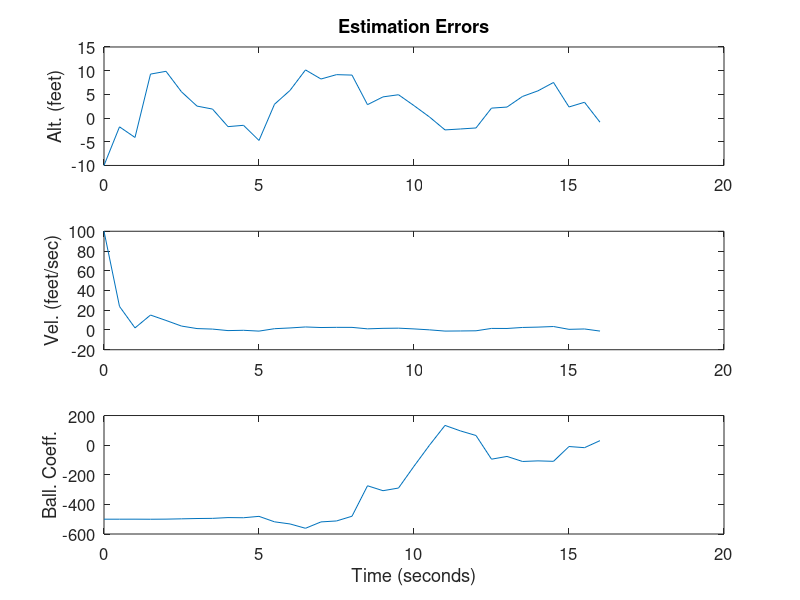
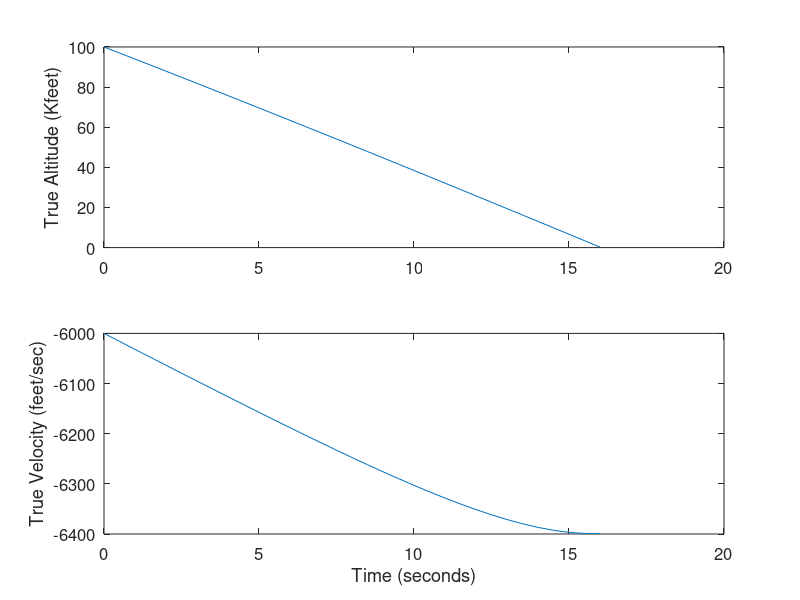

MATLAB code to generate these figures, in order:
function [AltErr, VelErr, BallErr] = HybridBody(T)

% Hybrid extended Kalman filter example
% Track a body falling through the atmosphere
% Input: 
%   T = measurement sample period
% Outputs:
%   AltErr = RMS altitude estimation error
%   VelErr = RMS velocity estimation error
%   BallErr = RMS ballistic coefficient estimation error

rho0 = 0.0034; % lb-sec^2/ft^4
g = 32.2; % ft/sec^2
k = 22000; % ft
R = 100; % measurement variance (ft^2)
x = [100000; -6000; 2000]; % initial state
xhat = [100010; -6100; 2500]; % initial state estimate
H = [1 0 0]; % measurement matrix
P = [500 0 0; 0 20000 0; 0 0 250000];
tf = 16; % simulation length
dt = 0.0004;
if ~exist('T', 'var')
    T = 0.5; % measurement time step
end
N = round(tf / T);
xArray = zeros(3, N+1);
xArray(:, 1) = x;
xhatArray = zeros(3, N+1);
xhatArray(:, 1) = xhat;
index = 1; % loop index
for t = T : T : tf
   % Simulate the system
   for tau = dt : dt : T
      xdot(1,1) = x(2);
      xdot(2,1) = rho0 * exp(-x(1)/k) * x(2)^2 / 2 / x(3) - g;
      xdot(3,1) = 0;
      x = x + xdot * dt;
   end
   % Simulate the measurement
   z = H * x + sqrt(R) * randn;
   % Simulate the continuous-time part of the filter
   for tau = dt : dt : T
      xhatdot(1,1) = xhat(2);
      xhatdot(2,1) = rho0 * exp(-xhat(1)/k) * xhat(2)^2 / 2 / xhat(3) - g;
      xhatdot(3,1) = 0;
      xhat = xhat + xhatdot * dt;
      F = [0 1 0; -rho0 * exp(-xhat(1)/k) * xhat(2)^2 / 2 / k / xhat(3) ...
            rho0 * exp(-xhat(1)/k) * xhat(2) / xhat(3) ...
            -rho0 * exp(-xhat(1)/k) * xhat(2)^2 / 2 / xhat(3)^2; ...
            0 0 0];
      Pdot = F * P + P * F';
      P = P + Pdot * dt;
   end
   % Simulate the discrete-time part of the filter
   K = P * H' / (H * P * H' + R);
   xhat = xhat + K * (z - H * xhat);
   P = (eye(3) - K * H) * P * (eye(3) - K * H)' + K * R * K';
   % Save data for plotting
   index = index + 1;
   xArray(:, index) = x;
   xhatArray(:, index) = xhat;
end

% Plot data
close all;
t = 0 : T : tf;

figure; subplot(3,1,1);
plot(t, xArray(1,:) - xhatArray(1,:));
title('Estimation Errors');
set(gca,'FontSize',12); set(gcf,'Color','White');
ylabel('Alt. (feet)');

AltErr = std(xArray(1,:) - xhatArray(1,:));
disp(['Hybrid EKF RMS altitude estimation error = ', num2str(AltErr)]);

subplot(3,1,2);
plot(t, xArray(2,:) - xhatArray(2,:));
set(gca,'FontSize',12); set(gcf,'Color','White');
ylabel('Vel. (feet/sec)');

VelErr = std(xArray(2,:) - xhatArray(2,:));
disp(['Hybrid EKF RMS velocity estimation error = ', num2str(VelErr)]);

subplot(3,1,3);
plot(t, xArray(3,:) - xhatArray(3,:));
set(gca,'FontSize',12); set(gcf,'Color','White');
xlabel('Time (seconds)');
ylabel('Ball. Coeff.');

BallErr = std(xArray(3,:) - xhatArray(3,:));
disp(['Hybrid EKF RMS ballistic coefficient estimation error = ', num2str(BallErr)]);

figure; subplot(2,1,1);
plot(t, xArray(1,:)/1000);
set(gca,'FontSize',12); set(gcf,'Color','White');
ylabel('True Altitude (Kfeet)');

subplot(2,1,2);
plot(t, xArray(2,:));
set(gca,'FontSize',12); set(gcf,'Color','White');
xlabel('Time (seconds)');
ylabel('True Velocity (feet/sec)');